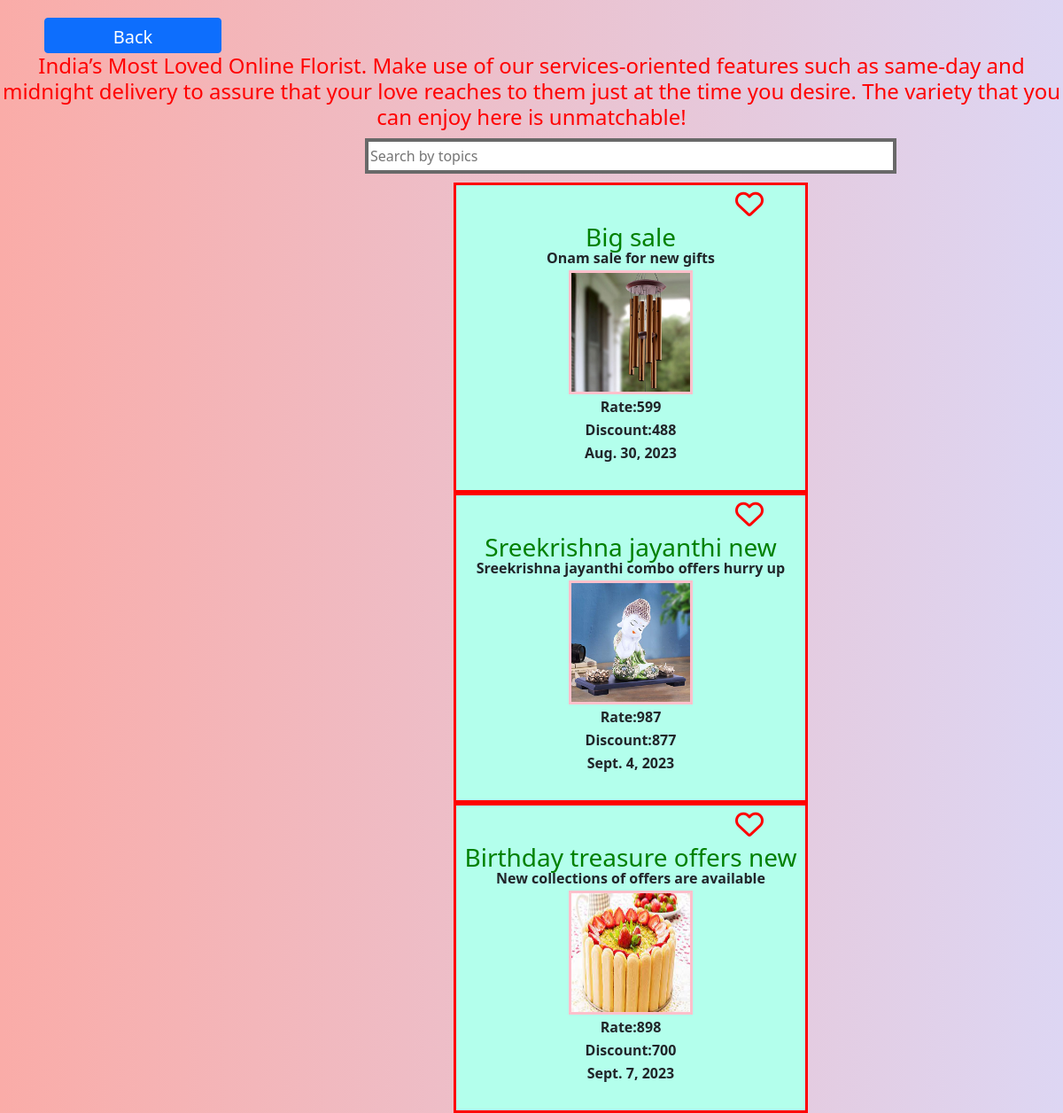
Screenshot of /main_app/newsfeeddisplay/ with the database file from the repository.
### main_app/models.py (models this page shows, shortened)
class newsfeedmodel(models.Model):
    heading=models.CharField(max_length=100)
    content=models.CharField(max_length=400)
    image=models.FileField(upload_to='main_app/static')
    rate=models.IntegerField()
    discount=models.IntegerField()
    date=models.DateField(auto_now_add=True)

### main_app/views.py (the view)
# urls.py: path('newsfeeddisplay/',newsfeedcustomerdisp),
def newsfeedcustomerdisp(request):
    a=newsfeedmodel.objects.all()
    id1=[]
    ne=[]
    co=[]
    ia=[]
    ra=[]
    di=[]
    da=[]
    for i in a:
        w=i.id
        id1.append(w)
        k=i.heading
        ne.append(k)
        u=i.content
        co.append(u)
        l=str(i.image).split('/')[-1]
        ia.append(l)
        m=i.rate
        ra.append(m)
        n=i.discount
        di.append(n)
        o=i.date
        da.append(o)
    nc=zip(id1,ne,co,ia,ra,di,da)
    return render(request,'newsfeedcustomerdisplay.html',{'nc':nc})

### main_app/templates/newsfeedcustomerdisplay.html (shortened to what this page needs)
<!DOCTYPE html>
{% load static %}
<html lang="en">
<head>
    <link href="https://cdn.jsdelivr.net/npm/bootstrap@5.0.2/dist/css/bootstrap.min.css" rel="stylesheet"
>
</head>
<body>
<div class="dis">
    <a href="http://127.0.0.1:8000/main_app/customerprodisplay/" class="btn btn-primary">Back</a>
</div>
 <h4>India’s Most Loved Online Florist.
     Make use of our services-oriented features such as same-day and midnight delivery to assure that your love reaches to them just at the time you desire. The variety that you can enjoy here is unmatchable!</h4>
<div class="news">
    <div class="container">
        <input type="text" id="myInput" onkeyup="myFunction()" placeholder="Search by topics">
            <div class="row" id="myUL">
                {% for g,i,j,k,l,m,n in nc %}
                <div class="col-12">
                        <div class="first">
                            <a href="http://127.0.0.1:8000/main_app/newswishlistview/{{g}}"><i class="fa-regular fa-heart fa-2x"></i></a>
                            <h3>{{i}}</h3>
                            <b><p>{{j}}</p></b>
                            <b><p><img src="{% static k %}" height="140px" width="140px"></p>
                            <b><p>Rate:{{l}}</p></b>
                            <b><p>Discount:{{m}}</p></b>
                            <b></b><p>{{n}}</p></b>
                        </div>
                    </div>
                {% endfor %}
        </div>
    </div>
</div>
</body>
</html>

### main_app/templates/newsfeedcustomerdisplay.html (style rules this page uses)
.news { margin-top:10px; margin-left:400px; }
body { background-color: #FAACA8; background-image: linear-gradient(90deg, #FAACA8 0%, #DDD6F3 100%); }
.first { height:350px; width:400px; border:3px solid red; margin-left:100px; background-color:#b3ffec; }
h3 { text-align:center; color:green; }
.first p { margin-top:-14px; text-align:center; }
.first img { border:3px solid pink; }
.dis .btn { height:40px; width:200px; margin-top:20px; margin-left:50px; font-size:20px; }
h4 { text-align:center; color:red; }
.fa-regular { padding:5px; color:red; margin-left:310px; }
input { height:40px; width:600px; margin-bottom:10px; border:4px solid dimgrey; }

### rows the page displays
newsfeedmodel: nc "Big sale", nc "Onam sale for new gifts", nc "Aug. 30, 2023"
newsfeedmodel: nc "Sreekrishna jayanthi new", nc "Sreekrishna jayanthi combo offers hurry up", nc "Sept. 4, 2023"
newsfeedmodel: nc "Birthday treasure offers new", nc "New collections of offers are available", nc "Sept. 7, 2023"

### other values shown
{{ l }} "599" "987" "898"
{{ m }} "488" "877" "700"
